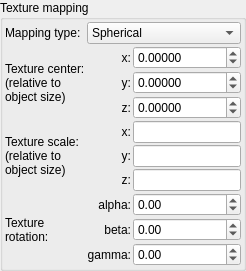
        <widget class="QGroupBox" name="groupBox_texture_options">
         <property name="title">
          <string>Texture mapping</string>
         </property>
         <layout class="QVBoxLayout" name="verticalLayout_31">
          <property name="spacing">
           <number>2</number>
          </property>
          <property name="leftMargin">
           <number>2</number>
          </property>
          <property name="topMargin">
           <number>2</number>
          </property>
          <property name="rightMargin">
           <number>2</number>
          </property>
          <property name="bottomMargin">
           <number>2</number>
          </property>
          <item>
           <layout class="QGridLayout" name="gridLayout_99" rowstretch="0,0,0,0,0,0,0,0,0,0" columnstretch="0,0,2,1">
            <property name="spacing">
             <number>2</number>
            </property>
            <item row="3" column="1">
             <widget class="QLabel" name="label_374">
              <property name="sizePolicy">
               <sizepolicy hsizetype="Preferred" vsizetype="Preferred">
                <horstretch>0</horstretch>
                <verstretch>0</verstretch>
               </sizepolicy>
              </property>
              <property name="text">
               <string>z:</string>
              </property>
              <property name="alignment">
               <set>Qt::AlignRight|Qt::AlignTrailing|Qt::AlignVCenter</set>
              </property>
             </widget>
            </item>
            <item row="0" column="0">
             <widget class="QLabel" name="label_386">
              <property name="text">
               <string>Mapping type:</string>
              </property>
             </widget>
            </item>
            <item row="1" column="0" rowspan="3">
             <widget class="QLabel" name="label_385">
              <property name="text">
               <string>Texture center:
(relative to
object size)</string>
              </property>
             </widget>
            </item>
            <item row="5" column="1">
             <widget class="QLabel" name="label_376">
              <property name="sizePolicy">
               <sizepolicy hsizetype="Preferred" vsizetype="Preferred">
                <horstretch>0</horstretch>
                <verstretch>0</verstretch>
               </sizepolicy>
              </property>
              <property name="text">
               <string>y:</string>
              </property>
              <property name="alignment">
               <set>Qt::AlignRight|Qt::AlignTrailing|Qt::AlignVCenter</set>
              </property>
             </widget>
            </item>
            <item row="4" column="1">
             <widget class="QLabel" name="label_375">
              <property name="sizePolicy">
               <sizepolicy hsizetype="Preferred" vsizetype="Preferred">
                <horstretch>0</horstretch>
                <verstretch>0</verstretch>
               </sizepolicy>
              </property>
              <property name="text">
               <string>x:</string>
              </property>
              <property name="alignment">
               <set>Qt::AlignRight|Qt::AlignTrailing|Qt::AlignVCenter</set>
              </property>
             </widget>
            </item>
            <item row="1" column="1">
             <widget class="QLabel" name="label_372">
              <property name="sizePolicy">
               <sizepolicy hsizetype="Preferred" vsizetype="Preferred">
                <horstretch>0</horstretch>
                <verstretch>0</verstretch>
               </sizepolicy>
              </property>
              <property name="text">
               <string>x:</string>
              </property>
              <property name="alignment">
               <set>Qt::AlignRight|Qt::AlignTrailing|Qt::AlignVCenter</set>
              </property>
             </widget>
            </item>
            <item row="4" column="0" rowspan="3">
             <widget class="QLabel" name="label_388">
              <property name="text">
               <string>Texture scale:
(relative to
object size)</string>
              </property>
             </widget>
            </item>
            <item row="7" column="1">
             <widget class="QLabel" name="label_390">
              <property name="sizePolicy">
               <sizepolicy hsizetype="Preferred" vsizetype="Preferred">
                <horstretch>0</horstretch>
                <verstretch>0</verstretch>
               </sizepolicy>
              </property>
              <property name="text">
               <string>alpha:</string>
              </property>
              <property name="alignment">
               <set>Qt::AlignRight|Qt::AlignTrailing|Qt::AlignVCenter</set>
              </property>
             </widget>
            </item>
            <item row="0" column="1" colspan="3">
             <widget class="QComboBox" name="comboBox_texture_mapping_type">
              <property name="sizePolicy">
               <sizepolicy hsizetype="Preferred" vsizetype="Preferred">
                <horstretch>0</horstretch>
                <verstretch>0</verstretch>
               </sizepolicy>
              </property>
              <property name="toolTip">
               <string>&lt;html&gt;&lt;head/&gt;&lt;body&gt;&lt;p&gt;Geometry of texture mapping&lt;br/&gt;&lt;/p&gt;&lt;table border=&quot;0&quot; style=&quot; margin-top:0px; margin-bottom:0px; margin-left:0px; margin-right:0px;&quot; cellspacing=&quot;2&quot; cellpadding=&quot;0&quot;&gt;&lt;tr&gt;&lt;td&gt;&lt;p&gt;Planar - texture is mapped as a 2D plane&lt;/p&gt;&lt;/td&gt;&lt;td&gt;&lt;p&gt;Spherical - texture is mapped as a sphere around object center&lt;/p&gt;&lt;/td&gt;&lt;/tr&gt;&lt;tr&gt;&lt;td&gt;&lt;p&gt;&lt;img src=&quot;:/tooltips/tooltips_images/material - planar mapping.jpg&quot;/&gt;&lt;/p&gt;&lt;/td&gt;&lt;td&gt;&lt;p&gt;&lt;img src=&quot;:/tooltips/tooltips_images/material - spherical mapping.jpg&quot;/&gt;&lt;/p&gt;&lt;/td&gt;&lt;/tr&gt;&lt;/table&gt;&lt;p&gt;&lt;br/&gt;&lt;/p&gt;&lt;table border=&quot;0&quot; style=&quot; margin-top:0px; margin-bottom:0px; margin-left:0px; margin-right:0px;&quot; cellspacing=&quot;2&quot; cellpadding=&quot;0&quot;&gt;&lt;tr&gt;&lt;td&gt;&lt;p&gt;Cylindrical - texture is mapped as a cyllinder around object axis&lt;/p&gt;&lt;/td&gt;&lt;td&gt;&lt;p&gt;Cubic - texture is mapped according with the surface direction of a cube.&lt;br/&gt;Note: this mapping cannot be used with displacement map &lt;/p&gt;&lt;/td&gt;&lt;/tr&gt;&lt;tr&gt;&lt;td&gt;&lt;p&gt;&lt;img src=&quot;:/tooltips/tooltips_images/material - cylindrical mapping.jpg&quot;/&gt;&lt;/p&gt;&lt;/td&gt;&lt;td&gt;&lt;p&gt;&lt;img src=&quot;:/tooltips/tooltips_images/material - cubic mapping.jpg&quot;/&gt;&lt;/p&gt;&lt;/td&gt;&lt;/tr&gt;&lt;/table&gt;&lt;/body&gt;&lt;/html&gt;</string>
              </property>
              <item>
               <property name="text">
                <string>Spherical</string>
               </property>
              </item>
              <item>
               <property name="text">
                <string>Cubic</string>
               </property>
              </item>
              <item>
               <property name="text">
                <string>Cylindrical</string>
               </property>
              </item>
              <item>
               <property name="text">
                <string>Planar</string>
               </property>
              </item>
             </widget>
            </item>
            <item row="2" column="1">
             <widget class="QLabel" name="label_373">
              <property name="sizePolicy">
               <sizepolicy hsizetype="Preferred" vsizetype="Preferred">
                <horstretch>0</horstretch>
                <verstretch>0</verstretch>
               </sizepolicy>
              </property>
              <property name="text">
               <string>y:</string>
              </property>
              <property name="alignment">
               <set>Qt::AlignRight|Qt::AlignTrailing|Qt::AlignVCenter</set>
              </property>
             </widget>
            </item>
            <item row="6" column="1">
             <widget class="QLabel" name="label_387">
              <property name="sizePolicy">
               <sizepolicy hsizetype="Preferred" vsizetype="Preferred">
                <horstretch>0</horstretch>
                <verstretch>0</verstretch>
               </sizepolicy>
              </property>
              <property name="text">
               <string>z:</string>
              </property>
              <property name="alignment">
               <set>Qt::AlignRight|Qt::AlignTrailing|Qt::AlignVCenter</set>
              </property>
             </widget>
            </item>
            <item row="7" column="0" rowspan="3">
             <widget class="QLabel" name="label_389">
              <property name="text">
               <string>Texture
rotation:</string>
              </property>
             </widget>
            </item>
            <item row="8" column="1">
             <widget class="QLabel" name="label_391">
              <property name="sizePolicy">
               <sizepolicy hsizetype="Preferred" vsizetype="Preferred">
                <horstretch>0</horstretch>
                <verstretch>0</verstretch>
               </sizepolicy>
              </property>
              <property name="text">
               <string>beta:</string>
              </property>
              <property name="alignment">
               <set>Qt::AlignRight|Qt::AlignTrailing|Qt::AlignVCenter</set>
              </property>
             </widget>
            </item>
            <item row="9" column="1">
             <widget class="QLabel" name="label_392">
              <property name="sizePolicy">
               <sizepolicy hsizetype="Preferred" vsizetype="Preferred">
                <horstretch>0</horstretch>
                <verstretch>0</verstretch>
               </sizepolicy>
              </property>
              <property name="text">
               <string>gamma:</string>
              </property>
              <property name="alignment">
               <set>Qt::AlignRight|Qt::AlignTrailing|Qt::AlignVCenter</set>
              </property>
             </widget>
            </item>
            <item row="1" column="2" colspan="2">
             <widget class="MyDoubleSpinBox" name="spinbox3_texture_center_x">
              <property name="sizePolicy">
               <sizepolicy hsizetype="Minimum" vsizetype="Maximum">
                <horstretch>0</horstretch>
                <verstretch>0</verstretch>
               </sizepolicy>
              </property>
              <property name="toolTip">
               <string>&lt;html&gt;&lt;head/&gt;&lt;body&gt;&lt;p&gt;Position of center of the texture. Position is relative to texture size.&lt;/p&gt;&lt;p&gt;Note: size of texture is always 1 x 1 x 1.&lt;/p&gt;&lt;p&gt;Example of changed texture center [0.3, 0.3, 0.0] &lt;/p&gt;&lt;p&gt;&lt;img src=&quot;:/tooltips/tooltips_images/material - cubic mapping - center 0.3 0.3 0.0.jpg&quot;/&gt;&lt;/p&gt;&lt;/body&gt;&lt;/html&gt;</string>
              </property>
              <property name="prefix">
               <string/>
              </property>
              <property name="suffix">
               <string/>
              </property>
              <property name="decimals">
               <number>5</number>
              </property>
              <property name="minimum">
               <double>-100.000000000000000</double>
              </property>
              <property name="maximum">
               <double>100.000000000000000</double>
              </property>
              <property name="singleStep">
               <double>0.100000000000000</double>
              </property>
             </widget>
            </item>
            <item row="2" column="2" colspan="2">
             <widget class="MyDoubleSpinBox" name="spinbox3_texture_center_y">
              <property name="sizePolicy">
               <sizepolicy hsizetype="Minimum" vsizetype="Maximum">
                <horstretch>0</horstretch>
                <verstretch>0</verstretch>
               </sizepolicy>
              </property>
              <property name="toolTip">
               <string>&lt;html&gt;&lt;head/&gt;&lt;body&gt;&lt;p&gt;Position of center of the texture. Position is relative to object size.&lt;/p&gt;&lt;p&gt;Note: object size of fractal object is always 1 x 1 x 1.&lt;/p&gt;&lt;p&gt;Example of changed texture center [0.3, 0.3, 0.0] &lt;/p&gt;&lt;p&gt;&lt;img src=&quot;:/tooltips/tooltips_images/material - cubic mapping - center 0.3 0.3 0.0.jpg&quot;/&gt;&lt;/p&gt;&lt;/body&gt;&lt;/html&gt;</string>
              </property>
              <property name="prefix">
               <string/>
              </property>
              <property name="suffix">
               <string/>
              </property>
              <property name="decimals">
               <number>5</number>
              </property>
              <property name="minimum">
               <double>-100.000000000000000</double>
              </property>
              <property name="maximum">
               <double>100.000000000000000</double>
              </property>
              <property name="singleStep">
               <double>0.100000000000000</double>
              </property>
             </widget>
            </item>
            <item row="3" column="2" colspan="2">
             <widget class="MyDoubleSpinBox" name="spinbox3_texture_center_z">
              <property name="sizePolicy">
               <sizepolicy hsizetype="Minimum" vsizetype="Maximum">
                <horstretch>0</horstretch>
                <verstretch>0</verstretch>
               </sizepolicy>
              </property>
              <property name="toolTip">
               <string>&lt;html&gt;&lt;head/&gt;&lt;body&gt;&lt;p&gt;Position of center of the texture. Position is relative to object size.&lt;/p&gt;&lt;p&gt;Note: object size of fractal object is always 1 x 1 x 1.&lt;/p&gt;&lt;p&gt;Example of changed texture center [0.3, 0.3, 0.0] &lt;/p&gt;&lt;p&gt;&lt;img src=&quot;:/tooltips/tooltips_images/material - cubic mapping - center 0.3 0.3 0.0.jpg&quot;/&gt;&lt;/p&gt;&lt;/body&gt;&lt;/html&gt;</string>
              </property>
              <property name="prefix">
               <string/>
              </property>
              <property name="suffix">
               <string/>
              </property>
              <property name="decimals">
               <number>5</number>
              </property>
              <property name="minimum">
               <double>-100.000000000000000</double>
              </property>
              <property name="maximum">
               <double>100.000000000000000</double>
              </property>
              <property name="singleStep">
               <double>0.100000000000000</double>
              </property>
             </widget>
            </item>
            <item row="4" column="2" colspan="2">
             <widget class="MyLineEdit" name="logvect3_texture_scale_x">
              <property name="toolTip">
               <string>&lt;html&gt;&lt;head/&gt;&lt;body&gt;&lt;p&gt;Size of the texture. Size is relative to object size.&lt;/p&gt;&lt;p&gt;Note: object size of fractal object is always 1 x 1 x 1.&lt;/p&gt;&lt;p&gt;Example of changed texture scale [0.3, 0.3, 0.3] &lt;/p&gt;&lt;p&gt;&lt;img src=&quot;:/tooltips/tooltips_images/material - cubic mapping - scaled down.jpg&quot;/&gt;&lt;/p&gt;&lt;/body&gt;&lt;/html&gt;</string>
              </property>
             </widget>
            </item>
            <item row="5" column="2" colspan="2">
             <widget class="MyLineEdit" name="logvect3_texture_scale_y">
              <property name="toolTip">
               <string>&lt;html&gt;&lt;head/&gt;&lt;body&gt;&lt;p&gt;Size of the texture. Size is relative to object size.&lt;/p&gt;&lt;p&gt;Note: object size of fractal object is always 1 x 1 x 1.&lt;/p&gt;&lt;p&gt;Example of changed texture scale [0.3, 0.3, 0.3] &lt;/p&gt;&lt;p&gt;&lt;img src=&quot;:/tooltips/tooltips_images/material - cubic mapping - scaled down.jpg&quot;/&gt;&lt;/p&gt;&lt;/body&gt;&lt;/html&gt;</string>
              </property>
             </widget>
            </item>
            <item row="6" column="2" colspan="2">
             <widget class="MyLineEdit" name="logvect3_texture_scale_z">
              <property name="toolTip">
               <string>&lt;html&gt;&lt;head/&gt;&lt;body&gt;&lt;p&gt;Size of the texture. Size is relative to object size.&lt;/p&gt;&lt;p&gt;Note: object size of fractal object is always 1 x 1 x 1.&lt;/p&gt;&lt;p&gt;Example of changed texture scale [0.3, 0.3, 0.3] &lt;/p&gt;&lt;p&gt;&lt;img src=&quot;:/tooltips/tooltips_images/material - cubic mapping - scaled down.jpg&quot;/&gt;&lt;/p&gt;&lt;/body&gt;&lt;/html&gt;</string>
              </property>
             </widget>
            </item>
            <item row="7" column="2" colspan="2">
             <widget class="MyDoubleSpinBox" name="spinboxd3_texture_rotation_x">
              <property name="sizePolicy">
               <sizepolicy hsizetype="Minimum" vsizetype="Maximum">
                <horstretch>0</horstretch>
                <verstretch>0</verstretch>
               </sizepolicy>
              </property>
              <property name="toolTip">
               <string>&lt;html&gt;&lt;head/&gt;&lt;body&gt;&lt;p&gt;Rotation of the texture relative to the object orientation.&lt;/p&gt;&lt;p&gt;Example of rotated texture&lt;/p&gt;&lt;p&gt;&lt;img src=&quot;:/tooltips/tooltips_images/material - planar mapping - rotated.jpg&quot;/&gt;&lt;/p&gt;&lt;/body&gt;&lt;/html&gt;</string>
              </property>
              <property name="prefix">
               <string/>
              </property>
              <property name="suffix">
               <string/>
              </property>
              <property name="decimals">
               <number>2</number>
              </property>
              <property name="minimum">
               <double>-180.000000000000000</double>
              </property>
              <property name="maximum">
               <double>180.000000000000000</double>
              </property>
              <property name="singleStep">
               <double>1.000000000000000</double>
              </property>
             </widget>
            </item>
            <item row="8" column="2" colspan="2">
             <widget class="MyDoubleSpinBox" name="spinboxd3_texture_rotation_y">
              <property name="sizePolicy">
               <sizepolicy hsizetype="Minimum" vsizetype="Maximum">
                <horstretch>0</horstretch>
                <verstretch>0</verstretch>
               </sizepolicy>
              </property>
              <property name="toolTip">
               <string>&lt;html&gt;&lt;head/&gt;&lt;body&gt;&lt;p&gt;Rotation of the texture relative to the object orientation.&lt;/p&gt;&lt;p&gt;Example of rotated texture&lt;/p&gt;&lt;p&gt;&lt;img src=&quot;:/tooltips/tooltips_images/material - planar mapping - rotated.jpg&quot;/&gt;&lt;/p&gt;&lt;/body&gt;&lt;/html&gt;</string>
              </property>
              <property name="prefix">
               <string/>
              </property>
              <property name="suffix">
               <string/>
              </property>
              <property name="decimals">
               <number>2</number>
              </property>
              <property name="minimum">
               <double>-180.000000000000000</double>
              </property>
              <property name="maximum">
               <double>180.000000000000000</double>
              </property>
              <property name="singleStep">
               <double>1.000000000000000</double>
              </property>
             </widget>
            </item>
            <item row="9" column="2" colspan="2">
             <widget class="MyDoubleSpinBox" name="spinboxd3_texture_rotation_z">
              <property name="sizePolicy">
               <sizepolicy hsizetype="Minimum" vsizetype="Maximum">
                <horstretch>0</horstretch>
                <verstretch>0</verstretch>
               </sizepolicy>
              </property>
              <property name="toolTip">
               <string>&lt;html&gt;&lt;head/&gt;&lt;body&gt;&lt;p&gt;Rotation of the texture relative to the object orientation.&lt;/p&gt;&lt;p&gt;Example of rotated texture&lt;/p&gt;&lt;p&gt;&lt;img src=&quot;:/tooltips/tooltips_images/material - planar mapping - rotated.jpg&quot;/&gt;&lt;/p&gt;&lt;/body&gt;&lt;/html&gt;</string>
              </property>
              <property name="prefix">
               <string/>
              </property>
              <property name="suffix">
               <string/>
              </property>
              <property name="decimals">
               <number>2</number>
              </property>
              <property name="minimum">
               <double>-180.000000000000000</double>
              </property>
              <property name="maximum">
               <double>180.000000000000000</double>
              </property>
              <property name="singleStep">
               <double>1.000000000000000</double>
              </property>
             </widget>
            </item>
           </layout>
          </item>
         </layout>
        </widget>
